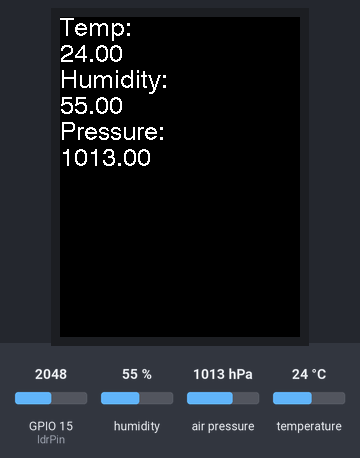
This sketch was run on a simulated ESP32. On the bench: 240×320 colour display. Inputs (shaded band) come from the test bench; at power-on: humidity 55 %, air pressure 1013 hPa, temperature 24 °C, GPIO 15 (ldrPin) = 2048. What the sketch prints to the serial monitor is not drawn.

Above: at 1.6 s.
1.7 s: humidity set to 22 %
At 5.2 s:
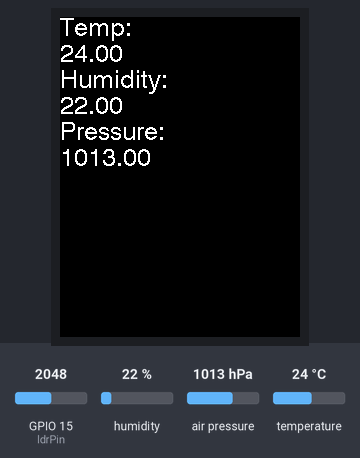
5.5 s: air pressure set to 952 hPa
At 6.6 s:
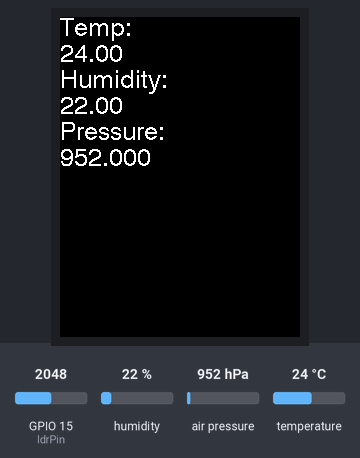
7.5 s: temperature set to 12 °C
At 11.1 s:
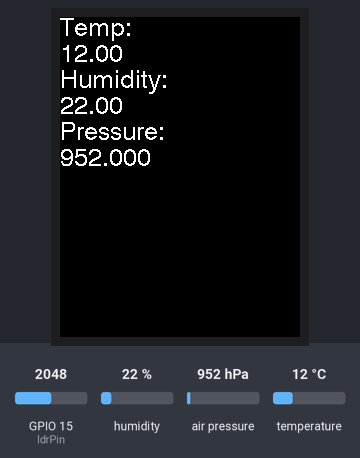
11.5 s: air pressure set to 975 hPa
At 12.6 s:
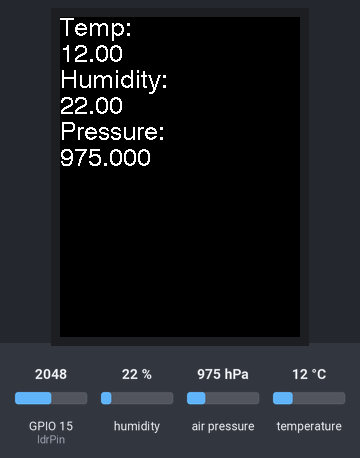
13.5 s: humidity set to 40 %
At 17.2 s:
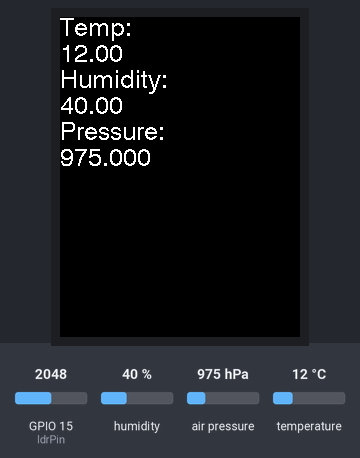
17.5 s: air pressure set to 1000 hPa
At 18.6 s:
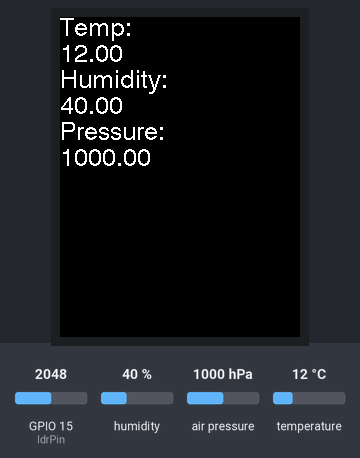
Timing chart, 0 to 20.5 s (numbered marks = the images above; inputs shaded):
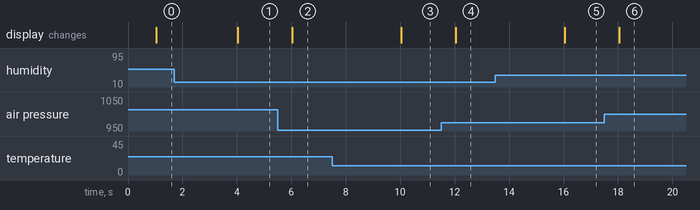

Measured:
- after the input at 1.7 s, the display: changes after 2.3 s (image 1)
- after the input at 5.5 s, the display: changes after 0.53 s (image 2)
- after the input at 7.5 s, the display: changes after 2.5 s (image 3)
- after the input at 11.5 s, the display: changes after 0.54 s (image 4)
- after the input at 13.5 s, the display: changes after 2.5 s (image 5)
- after the input at 17.5 s, the display: changes after 0.55 s (image 6)

The sketch:

esp32-main-board.ino
```cpp
#include <TFT_eSPI.h>
#include <SPI.h>
#include <Adafruit_Sensor.h>
#include <Adafruit_BMP280.h>
#include "DHT.h"

#define DHTTYPE DHT22

const uint8_t DHTPin = 17;
DHT dht(DHTPin, DHTTYPE);
float temperature = 0;
float humidity = 0;
long prev_time = 0;

const int ldrPin = 15;

Adafruit_BMP280 bmp;

TFT_eSPI tft = TFT_eSPI();

void setup()
{
    Serial.begin(115200);

    // Setup DHT
    pinMode(DHTPin, INPUT);
    dht.begin();

    if (!bmp.begin(0x76)) {
      Serial.println("Could not find a valid BMP280 sensor, check wiring!");
      while (100);
    }

    // Setup LDR
    pinMode(ldrPin, INPUT);

    // Setup OLED display
    tft.init();
    // Set the font colour to be white with a black background
    tft.setTextColor(TFT_WHITE, TFT_BLACK);
    tft.fillScreen(TFT_BLACK);
}

void loop()
{
    long current_time = millis();
    if (current_time - prev_time > 1000)
    {
        prev_time = current_time;


        temperature = dht.readTemperature();
        char temperatureString[8];
        dtostrf(temperature, 1, 2, temperatureString);
        Serial.print("Temperature: ");
        Serial.println(temperatureString);


        humidity = dht.readHumidity();
        char humidityString[8];
        dtostrf(humidity, 1, 2, humidityString);
        Serial.print("Humidity: ");
        Serial.println(humidityString);

        int pressureValue = bmp.readPressure() / 100.0F;
        char pressureString[8];
        dtostrf(pressureValue, 1, 2, pressureString);
        Serial.print("Pressure = ");
        Serial.println(pressureValue);

        tft_display(temperatureString, humidityString, pressureString);

        int ldrValue = analogRead(ldrPin);
        int adjustedLdrValue = map(ldrValue, 0, 4095, 0, 1000);
        Serial.print("LDR: ");
        Serial.println(adjustedLdrValue);
    }
}

void tft_display(char* temperature, char* humidity, char* pressure) {
  // Set "cursor" at top left corner of display (0,0) and select font 4
  tft.setCursor(0, 0, 4);

  tft.println("Temp: ");
  tft.println(temperature);

  tft.println("Humidity: ");
  tft.println(humidity);

  tft.println("Pressure: ");
  tft.println(pressure);
}
```
